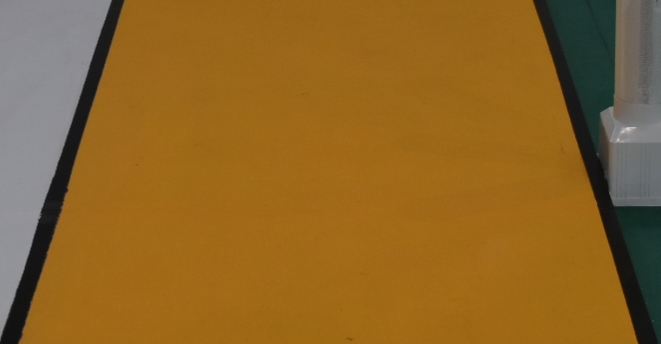
#> input picture Track/saidao.jpeg, 661 x 344 px
$ python dispose_success.py
#> lines starting #> are read from the running program, lines starting #| are printed output that depends on the picture; after the words box and inside, x2 and y2 are one past the last pixel; in counts of white or black regions, pixels touching at a corner belong together
import cv2
import numpy as np

image = cv2.imread('saidao.jpeg')
#> image is the input picture: shape (344, 661, 3); mean B, G, R 38.7, 101.1, 142.3
image_copy = image.copy()
hsv = cv2.cvtColor(image, cv2.COLOR_BGR2HSV)
#> hsv: shape (344, 661, 3); mean H, S, V 31.9, 177.6, 143.9

lower_yellow = np.array([15, 100, 100])
upper_yellow = np.array([20, 255, 255])
mask = cv2.inRange(hsv, lower_yellow, upper_yellow)
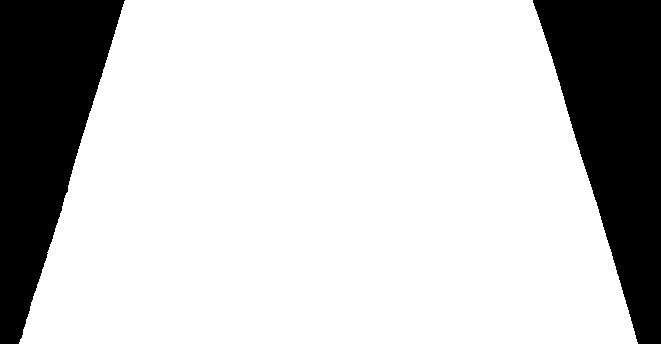
#> mask: shape (344, 661); 77.8% white; 2 black regions, box (x1, y1, x2, y2) and area: (533, 0, 661, 344) 25652, (0, 0, 125, 344) 24813

kernel = np.ones((5, 5), np.uint8)
mask_closing = cv2.morphologyEx(mask, cv2.MORPH_CLOSE, kernel)
#> mask_closing: shape (344, 661); 77.8% white; 2 black regions, box (x1, y1, x2, y2) and area: (533, 0, 661, 344) 25652, (0, 0, 124, 344) 24811

h, w = mask_closing.shape
#> h = 344; w = 661
center_pts = []
right_pts = []
left_pts = []
for y in range(h):
    xs = np.where(mask_closing[y] > 0)[0]   # np.where表示所有ture的下标值
    if len(xs) >= 2:
          left = xs[0]                         # 最左黄线
          right = xs[-1]                       # 最右黄线
          center_pts.append(((left + right) // 2, y))
          left_pts.append((left,y))
          right_pts.append((right,y))

    if center_pts:
      c_pts = np.array(center_pts, dtype=np.int32)
      l_pts = np.array(left_pts, dtype=np.int32)
      r_pts = np.array(right_pts, dtype=np.int32)
      cv2.polylines(image_copy, [c_pts], False, (0, 0, 255), 2)  # 红色中线
      cv2.polylines(image_copy, [l_pts], False, (0, 255,0), 2)
      cv2.polylines(image_copy, [r_pts], False, (0, 255,0), 2)
#> this loop made 344 passes
#> (left, right, c_pts, l_pts, r_pts) on passes 1 to 4: (124, 532, [[328, 0]], [[124, 0]], [[532, 0]]), (124, 532, [[328, 0], [328, 1]], [[124, 0], [124, 1]], [[532, 0], [532, 1]]), (124, 532, [[328, 0], [328, 1], [328, 2]], [[124, 0], [124, 1], [124, 2]], [[532, 0], [532, 1], [532, 2]]), (124, 533, [[328, 0], [328, 1], [328, 2], [328, 3]], [[124, 0], [124, 1], [124, 2], [124, 3]], [[532, 0], [532, 1], [532, 2], [533, 3]])
#> (left, right) on passes 5 to 10: (123, 533), (123, 533), (123, 534), (122, 534), (122, 534), (122, 535)
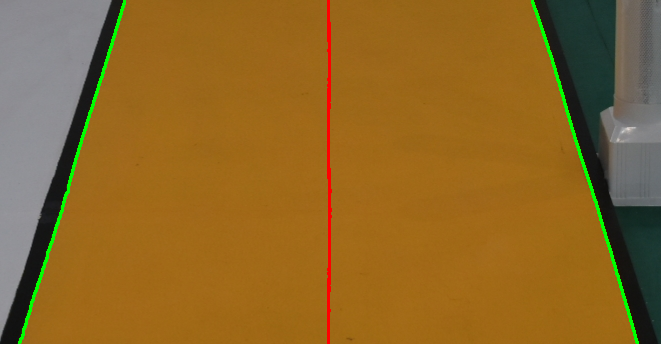
#> image_copy: shape (344, 661, 3); 1.59% of pixels changed, all inside (x1, y1, x2, y2) = (18, 0, 639, 344)
#> after the loop, center_pts = 344 pairs, first value 328 to 330, second value 0 to 343; left_pts = 344 pairs, first value 19 to 124, second value 0 to 343; right_pts = 344 pairs, first value 532 to 637, second value 0 to 343

cv2.imshow('image', image)
cv2.imshow('image_copy', image_copy)
cv2.imshow('mask_closing', mask_closing)
cv2.waitKey(0)
cv2.destroyAllWindows()

$ run again, with Track/res.png saved as Track/saidao.jpeg
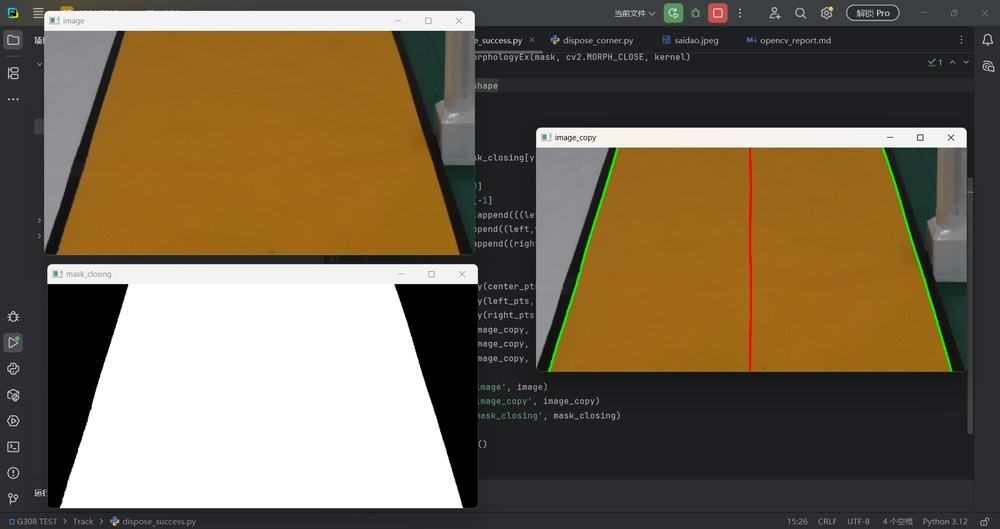
#> input picture Track/res.png, 1000 x 529 px, shrunk from 1919 x 1015 before the run
#> image is the input picture: shape (529, 1000, 3); mean B, G, R 80, 101.7, 116
#> hsv: shape (529, 1000, 3); mean H, S, V 58.1, 79.1, 119.1
#> `mask = cv2.inRange(hsv, lower_yellow, upper_yellow)`:
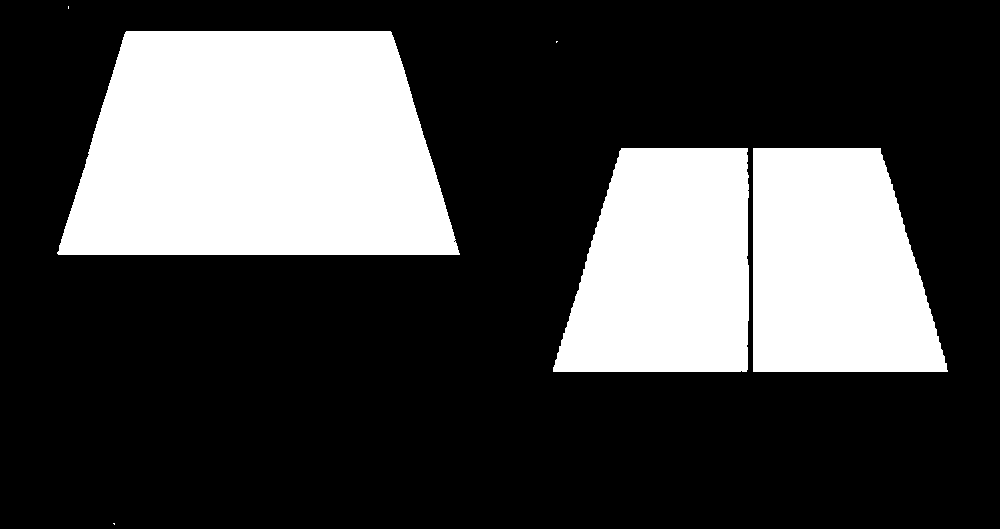
#> mask: shape (529, 1000); 27.9% white; 6 white regions (3 under 20 px), largest, box (x1, y1, x2, y2) and area: (57, 31, 460, 255) 75062, (753, 148, 948, 372) 36273, (553, 148, 749, 372) 36238
#> mask_closing: shape (529, 1000); 28% white; 5 white regions (3 under 20 px), largest, box (x1, y1, x2, y2) and area: (57, 31, 460, 255) 75065, (553, 148, 948, 372) 72818
#> the loop `for y in range(h):` made 529 passes
#> (left, right, c_pts, l_pts, r_pts) on passes 32 to 34: (126, 390, [[258, 31]], [[126, 31]], [[390, 31]]), (125, 391, [[258, 31], [258, 32]], [[126, 31], [125, 32]], [[390, 31], [391, 32]]), (125, 391, [[258, 31], [258, 32], [258, 33]], [[126, 31], [125, 32], [125, 33]], [[390, 31], [391, 32], [391, 33]])
#> after the loop `for y in range(h):`:
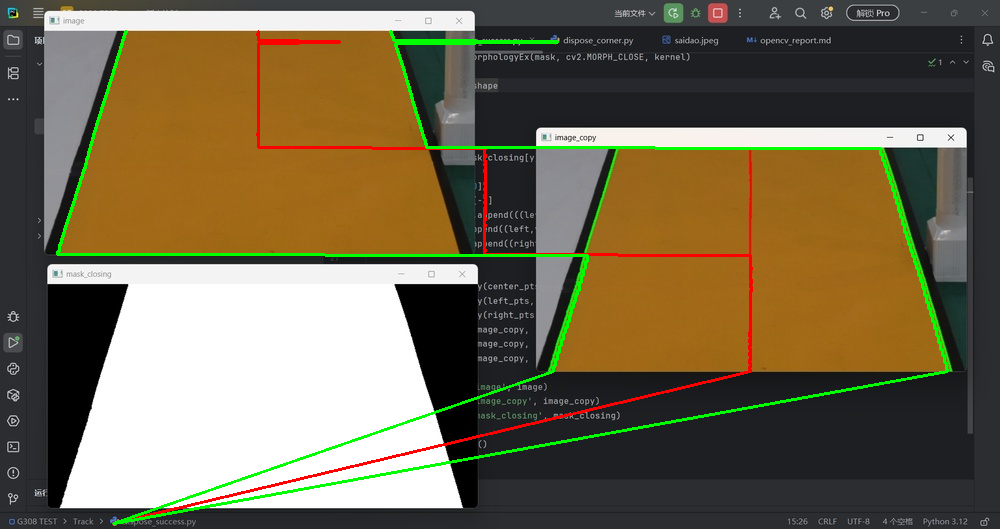
#> image_copy: shape (529, 1000, 3); 2.71% of pixels changed, all inside (x1, y1, x2, y2) = (56, 30, 949, 525)
#> after the loop `for y in range(h):`: center_pts = 342 pairs, first value 113 to 751, second value 31 to 523; left_pts = 342 pairs, first value 57 to 587, second value 31 to 523; right_pts = 342 pairs, first value 114 to 947, second value 31 to 523
